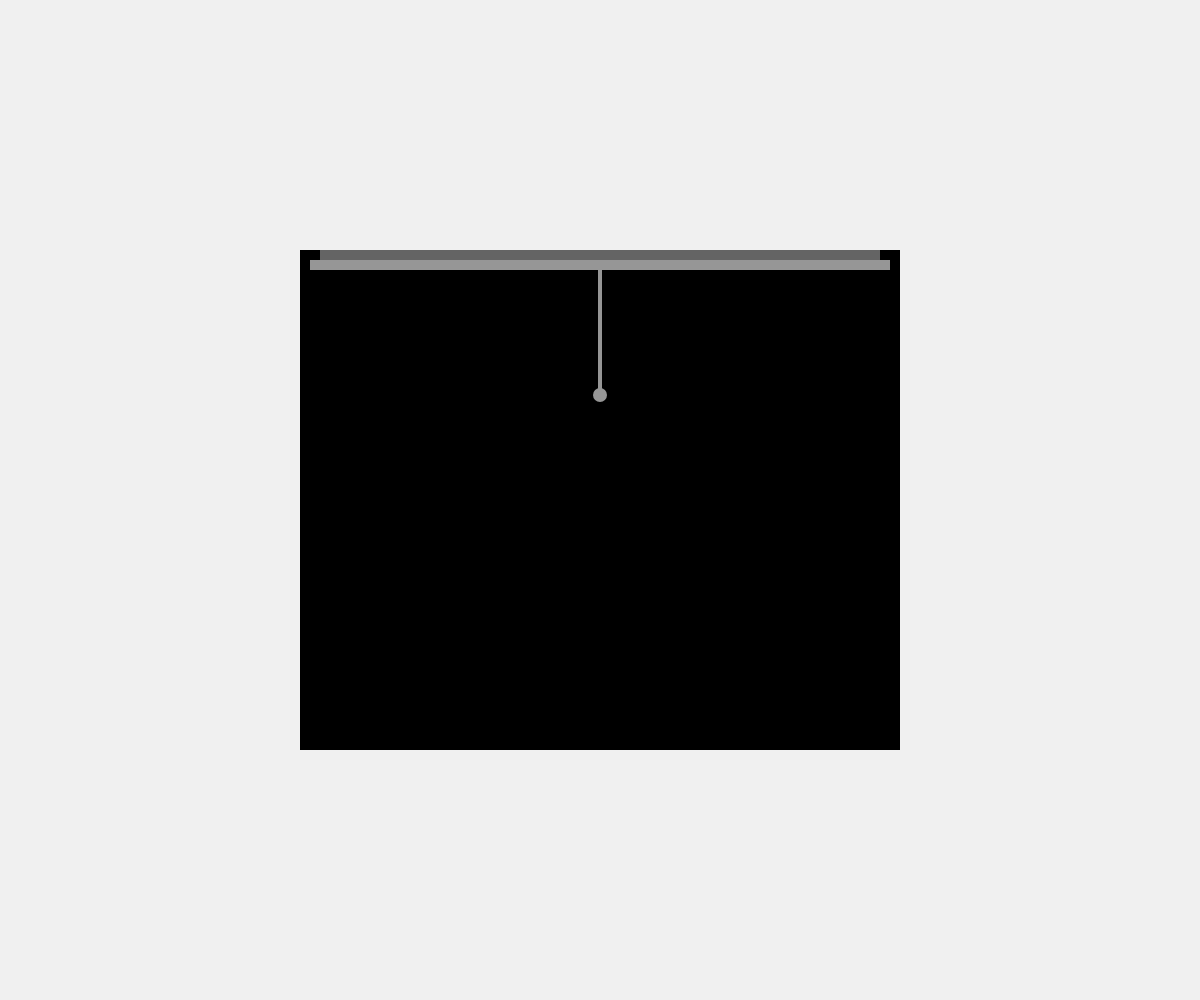
Frame 1 (no input)
Frame 60 (no input): identical to frame 1, image omitted
Frame 120 (the mouse pressed at the canvas centre since frame 60): identical to frame 1, image omitted

The p5.js sketch that drew this single still picture (run headless with seeded random() and noise() and a simulated clock; from frame 60 on, the mouse is pressed at the canvas centre):

// p5.js sketch
// ── sketch.js
var w;
var h;

var lx;
var ly;
var ei=0;

var kreis;



function setup() {
   createCanvas(windowWidth, windowHeight);

  
}
 

function draw() {
  
  w = windowWidth;
  h = windowHeight;

  lx=w/4;
  ly=h/4+ei;
 
  createCanvas(w, h);
  background(240);
  noStroke();
  fill(0);
  rectMode(CENTER);
  rect(width/2,height/2,width/2,height/2);

  zeichne();

  if(mouseIsPressed==true && dist(mouseX,mouseY,lx*2,ly+20+ly/2)<=30 && pmouseX >= mouseX){
   bewege();
   //zeichne();
  }
  
  //zeichne();
  
  fill(240);
  rect(0,0,width,height/4);
  rect(0,height/4*3,width,height/4);

 /* if(mouseReleased==true){
   ei=-ei;
  }
  if(ly>=h/4){
   ei=0;
  }
  */

}

function zeichne(){
  

   rectMode(CORNER);
    fill(100);
    rect(lx+20,0,lx*2-40,ly+10);
    fill(150);
    rect(lx+10,ly+10,lx*2-20,10);
    rect(lx*2-2,ly+20,4,ly/2);
    ellipseMode(CENTER);
    ellipse(lx*2,ly+20+ly/2,14,14);
    noFill();
    kreis=ellipse(lx*2,ly+20+ly/2,8,8);

    fill(200);
    ellipse(lx*2,ly/1.5,lx/2,lx/2.5);
    ellipse(lx*2-lx/10,ly/1.5-35,lx/4,lx/4.5);
    ellipse(lx*2+lx/10,ly/1.5-35,lx/4,lx/4.5);
    fill(0);
    ellipse(lx*2-lx/10,ly/1.5-35,lx/6,lx/6.5);
    ellipse(lx*2+lx/10,ly/1.5-35,lx/6,lx/6.5);
    fill(255);
    ellipse(lx*2-lx/9,ly/1.5-40,lx/15,lx/15);
    ellipse(lx*2+lx/11,ly/1.5-40,lx/15,lx/15);
    stroke(1);
    noFill();
    arc(lx*2,ly/1.5,lx/6,lx/6,0,PI);
    noStroke();

    
}

function bewege(){
   ly=ly+ei;
   ei=ei+4;

   if(ei>400-30){
    ei=0;
    ly=h/4;
   }
}

/*function mouseDragged(){
  bewege();
}*/
